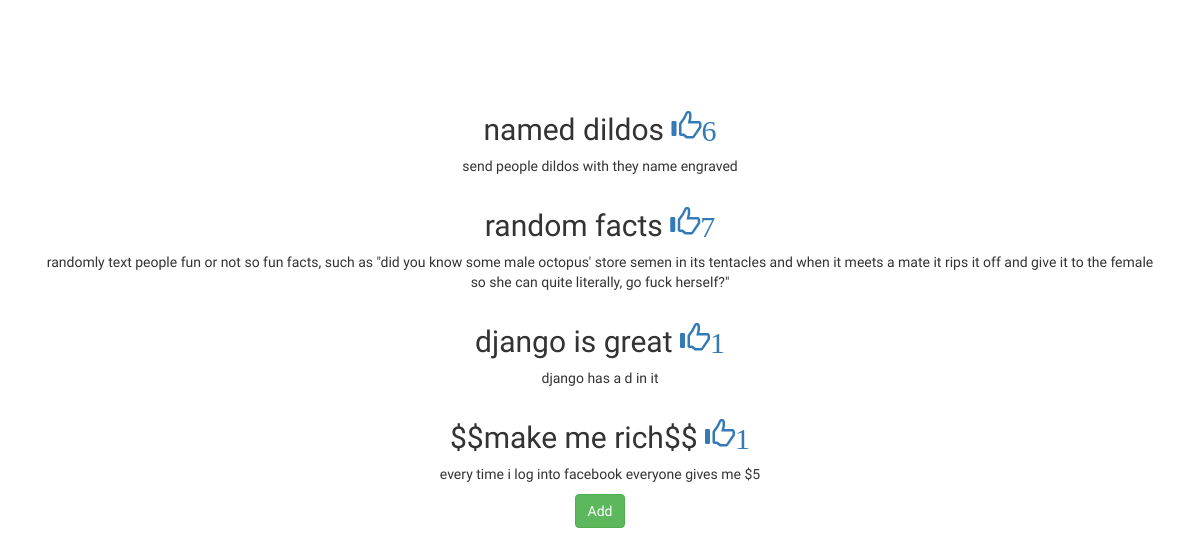
Screenshot of /vote/ with the database file from the repository.
### troll/models.py (models this page shows, shortened)
class Idea(models.Model):
    session = models.ForeignKey(Session, on_delete=models.CASCADE)
    name = models.CharField(max_length=40)
    description = models.TextField()
    email = models.EmailField(null=True, blank=True)
    valid = models.BooleanField(default=False)
    likes = models.IntegerField(default=0)

### troll/views.py (the view)
# urls.py: url(r'^vote/$', views.vote, name='vote'),
def vote(request):
    context = {}
    if not request.session.get('has_session'):
        request.session['has_session'] = True
    if request.method == 'POST':
        idea_id = request.POST['idea_id']
        form = LikeForm(request.session.session_key, idea_id, request.POST)
        if form.is_valid():
            form.save()
            return JsonResponse({})
    context['ideas_tuple'] = []
    ideas = Idea.objects.filter(valid=True)
    for idea in ideas:
        session, is_new = Session.objects.get_or_create(key=request.session.session_key)
        likes = Like.objects.filter(idea=idea, session=session)
        if not is_new and len(likes) == 1 and likes[0].liked:
            already_liked = True
        else:
            already_liked = False
        context['ideas_tuple'].append((idea, already_liked))
    likeform = LikeForm(sessionkey=request.session.session_key)
    context['likeform'] = likeform
    return render(request, 'vote.html', context)

### frontend/templates/vote.html (shortened to what this page needs)
{% extends 'base.html' %}
{% load staticfiles %}
{% block body-class %}
    class="index"
{% endblock %}
{% block content %}
    <section id="idea-section">
        <div class="container">
            <div class="row">
                {% for idea, already_liked in ideas_tuple %}
                    <div class="idea container-fluid text-center">
                        <div class="col-sm-12">
                            <h2>
                                {{ idea.name }}
                                <a id="like-btn-{{ idea.id }}" href="#"
                                   class="like-btn {% if already_liked %}liked{% endif %}">
                                    <span id="like-btn-{{ idea.id }}-span"
                                          class="glyphicon glyphicon-thumbs-up">{{ idea.likes }}</span>
                                </a>
                            </h2>
                        </div>
                        <div class="col-sm-12">
                            <p>{{ idea.description }}</p>
                        </div>
                    </div>
                {% endfor %}
                <div class="container-fluid text-center">
                    <a id="add-idea-btn" href="{% url 'troll:add' %}" class="btn btn-success">Add</a>
                </div>
            </div>
        </div>
    </section>
{% endblock %}

### frontend/static/css/styles.css (style rules this page uses)
body { font-family: "Kadwa", serif; }
@media (min-width: 767px) { section { margin-top: 90px; } }

### rows the page displays
Idea: name "named dildos", likes "6", description "send people dildos with they name engraved"
Idea: name "random facts", likes "7", description "randomly text people fun or not so fun facts, such as \"did you know some male octopus' store semen in its tentacles and when it meets a mate it rips it off and give it to the female so she can quite literally, go fuck herself?\""
Idea: name "django is great", likes "1", description "django has a d in it"
Idea: name "$$make me rich$$", likes "1", description "every time i log into facebook everyone gives me $5"
